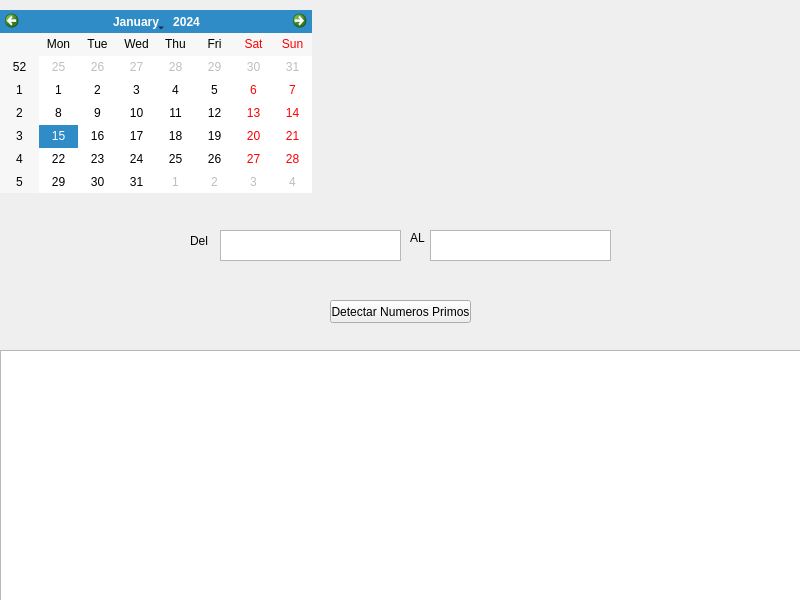
<?xml version="1.0" encoding="UTF-8"?>
<ui version="4.0">
 <class>ElVirus</class>
 <widget class="QWidget" name="ElVirus">
  <property name="geometry">
   <rect>
    <x>0</x>
    <y>0</y>
    <width>800</width>
    <height>600</height>
   </rect>
  </property>
  <property name="windowTitle">
   <string>ElVirus</string>
  </property>
  <property name="styleSheet">
   <string notr="true"/>
  </property>
  <widget class="QWidget" name="widget" native="true">
   <property name="geometry">
    <rect>
     <x>680</x>
     <y>0</y>
     <width>120</width>
     <height>31</height>
    </rect>
   </property>
  </widget>
  <widget class="QPushButton" name="pushButton">
   <property name="geometry">
    <rect>
     <x>330</x>
     <y>300</y>
     <width>141</width>
     <height>23</height>
    </rect>
   </property>
   <property name="text">
    <string>Detectar Numeros Primos</string>
   </property>
  </widget>
  <widget class="QTextEdit" name="textEdit">
   <property name="geometry">
    <rect>
     <x>220</x>
     <y>230</y>
     <width>181</width>
     <height>31</height>
    </rect>
   </property>
   <property name="html">
    <string>&lt;!DOCTYPE HTML PUBLIC &quot;-//W3C//DTD HTML 4.0//EN&quot; &quot;http://www.w3.org/TR/REC-html40/strict.dtd&quot;&gt;
&lt;html&gt;&lt;head&gt;&lt;meta name=&quot;qrichtext&quot; content=&quot;1&quot; /&gt;&lt;style type=&quot;text/css&quot;&gt;
p, li { white-space: pre-wrap; }
&lt;/style&gt;&lt;/head&gt;&lt;body style=&quot; font-family:'MS Shell Dlg 2'; font-size:8.25pt; font-weight:400; font-style:normal;&quot;&gt;
&lt;p style=&quot;-qt-paragraph-type:empty; margin-top:0px; margin-bottom:0px; margin-left:0px; margin-right:0px; -qt-block-indent:0; text-indent:0px;&quot;&gt;&lt;br /&gt;&lt;/p&gt;&lt;/body&gt;&lt;/html&gt;</string>
   </property>
  </widget>
  <widget class="QTextEdit" name="textEdit_2">
   <property name="geometry">
    <rect>
     <x>430</x>
     <y>230</y>
     <width>181</width>
     <height>31</height>
    </rect>
   </property>
   <property name="html">
    <string>&lt;!DOCTYPE HTML PUBLIC &quot;-//W3C//DTD HTML 4.0//EN&quot; &quot;http://www.w3.org/TR/REC-html40/strict.dtd&quot;&gt;
&lt;html&gt;&lt;head&gt;&lt;meta name=&quot;qrichtext&quot; content=&quot;1&quot; /&gt;&lt;style type=&quot;text/css&quot;&gt;
p, li { white-space: pre-wrap; }
&lt;/style&gt;&lt;/head&gt;&lt;body style=&quot; font-family:'MS Shell Dlg 2'; font-size:8.25pt; font-weight:400; font-style:normal;&quot;&gt;
&lt;p style=&quot;-qt-paragraph-type:empty; margin-top:0px; margin-bottom:0px; margin-left:0px; margin-right:0px; -qt-block-indent:0; text-indent:0px;&quot;&gt;&lt;br /&gt;&lt;/p&gt;&lt;/body&gt;&lt;/html&gt;</string>
   </property>
  </widget>
  <widget class="QLabel" name="label">
   <property name="geometry">
    <rect>
     <x>190</x>
     <y>230</y>
     <width>21</width>
     <height>21</height>
    </rect>
   </property>
   <property name="text">
    <string>Del</string>
   </property>
  </widget>
  <widget class="QLabel" name="label_2">
   <property name="geometry">
    <rect>
     <x>410</x>
     <y>230</y>
     <width>16</width>
     <height>16</height>
    </rect>
   </property>
   <property name="text">
    <string>AL</string>
   </property>
  </widget>
  <widget class="QTextBrowser" name="textBrowser">
   <property name="geometry">
    <rect>
     <x>0</x>
     <y>350</y>
     <width>801</width>
     <height>251</height>
    </rect>
   </property>
  </widget>
  <widget class="QCalendarWidget" name="calendarWidget">
   <property name="geometry">
    <rect>
     <x>0</x>
     <y>10</y>
     <width>312</width>
     <height>183</height>
    </rect>
   </property>
  </widget>
 </widget>
 <resources/>
 <connections/>
</ui>
